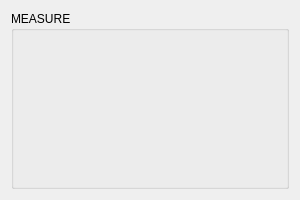
<?xml version="1.0" encoding="UTF-8"?>
<ui version="4.0">
 <class>IndicatorDGP_Form</class>
 <widget class="QWidget" name="IndicatorDGP_Form">
  <property name="geometry">
   <rect>
    <x>0</x>
    <y>0</y>
    <width>300</width>
    <height>200</height>
   </rect>
  </property>
  <property name="sizePolicy">
   <sizepolicy hsizetype="Fixed" vsizetype="Fixed">
    <horstretch>0</horstretch>
    <verstretch>0</verstretch>
   </sizepolicy>
  </property>
  <property name="minimumSize">
   <size>
    <width>300</width>
    <height>200</height>
   </size>
  </property>
  <property name="maximumSize">
   <size>
    <width>300</width>
    <height>200</height>
   </size>
  </property>
  <property name="windowTitle">
   <string>Form</string>
  </property>
  <layout class="QVBoxLayout" name="verticalLayout">
   <item>
    <widget class="QGroupBox" name="groupBox_lcd">
     <property name="title">
      <string>MEASURE</string>
     </property>
     <layout class="QVBoxLayout" name="verticalLayout_2">
      <item>
       <layout class="QHBoxLayout" name="hLayout_1">
        <item>
         <widget class="QCustomPlot" name="graphPlot" native="true"/>
        </item>
       </layout>
      </item>
     </layout>
    </widget>
   </item>
  </layout>
 </widget>
 <customwidgets>
  <customwidget>
   <class>QCustomPlot</class>
   <extends>QWidget</extends>
   <header>qcustomplot.h</header>
   <container>1</container>
  </customwidget>
 </customwidgets>
 <resources/>
 <connections/>
</ui>
